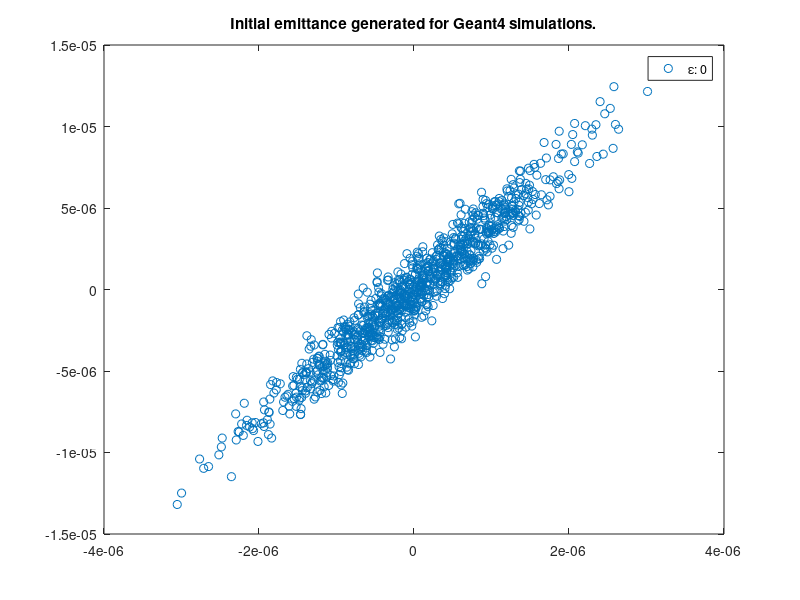
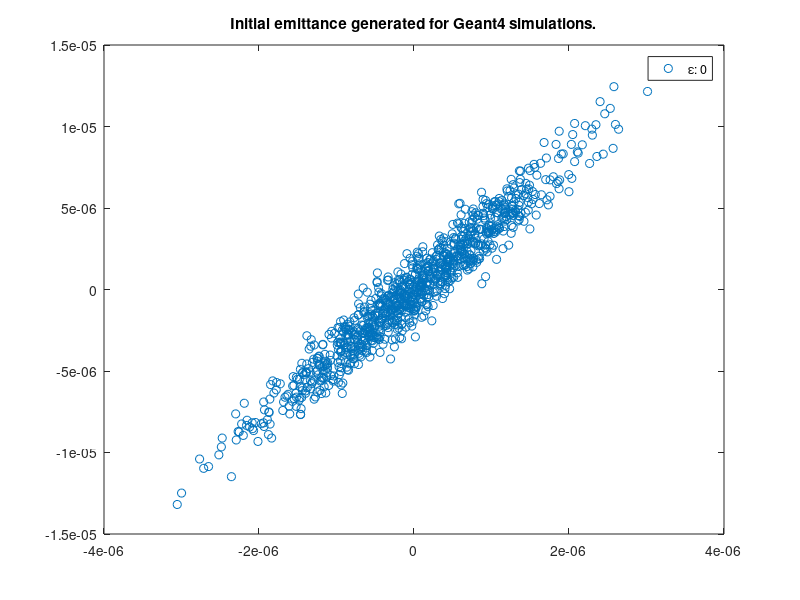
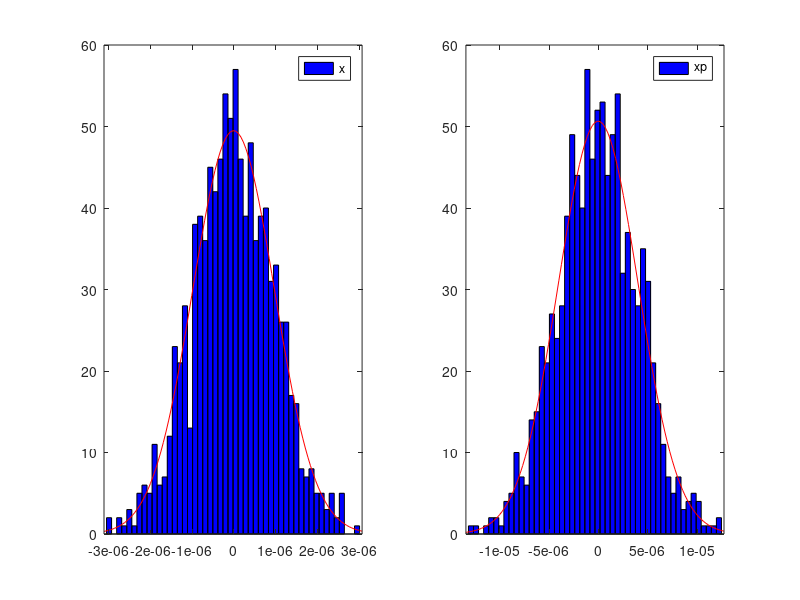

MATLAB code to generate these figures, in order:
%% Initial phase space for geant4 simulations
% %%%%%%%%%%%%%%%%%%%%%%%%%%%%%%%%%%%%%%%%%%%%%%%%%%%%%%%%%%%%%%%%%%%%%%%%%
%close all; 
clear; 
%clc;
%format long;
x0  = 0.001*1e-3;     % m
xp0 = 0.001*1e-3;     % rad 
alpha = -4;
R1 = normrnd(0,x0,[1 1000]);
R2 = normrnd(0,xp0,[1 1000]);


for i=1:max(size(R1))
    x(i) = R1(i);
    xp(i) = R2(i) - alpha*x(i);
end


figure(20)
subplot(1,2,1)
h1 = histfit(x,50);
legend('x')
subplot(1,2,2)
h2= histfit(xp,50);
legend('xp')


[~,ind0_1] = min(abs(x-x0));
[~,ind0_2] = min(abs(xp-xp0));

% Find corresponding coordinates
xmax_x = x0;     
xmax_y = xp(ind0_1);
%
xpmax_y = xp0;
xpmax_x = x(ind0_2); 
%


% %%%%%%%% Calculate the phase space %%%%%%%%%%%%%%%%%%%%%%%%%%%%%%%%%%%%%%
% Method 1
%emitt0 = sqrt( (xmax_x*xpmax_y)^2 - (xmax_x*xpmax_y)*(xmax_y*xpmax_x) );

% %%%%%%%%%%%%%%%%%%%%%%
% Method 2
% rms values
xrms   = rms(x-mean(x));
xprms  = rms(xp-mean(xp));
% second terms
xxp = sum(   (x-mean(x)).*(xp-mean(xp)) ) / 1000;
emitt0 = sqrt(  xrms^2*xprms^2-xxp^2  );
% %%%%%%%%%%%%%%%%%%%%%%

% Twiss parameters
beta0 = (xmax_x^2) / emitt0;
gamma0 = (xpmax_y^2)/ emitt0;
alpha0 = -(xpmax_x)*sqrt(gamma0/emitt0);
% Display
disp(['Geometric Emittance (m-rad): ' num2str(emitt0)]);
disp(['Beta: ' num2str(beta0)]);
disp(['Alpha: ' num2str(alpha0)]);
disp(['Gamma: ' num2str(gamma0)]);
% %%%%%%%%%%%%%%%%%%%%%%%%%%%%%%%%%%%%%%%%%%%%%%%%%%%%%%%%%%%%%%%%%%%%%%%%%

figure(30)
h20 = plot(x,xp,'o');
%legend(['\epsilon: ' num2str(emitt0) ', \beta: ' num2str(beta0) ', \alpha: ' num2str(alpha0)]);
legend(['\epsilon: ' num2str(round(emitt0))]);
title('Initial emittance generated for Geant4 simulations.')
%%
saveas(h20,['initial_emitt_' num2str(x0*1000) '_' num2str(xp0*1000) '.fig']);
saveas(h20,['initial_emitt_' num2str(x0*1000) '_' num2str(xp0*1000) '.eps'],'epsc');